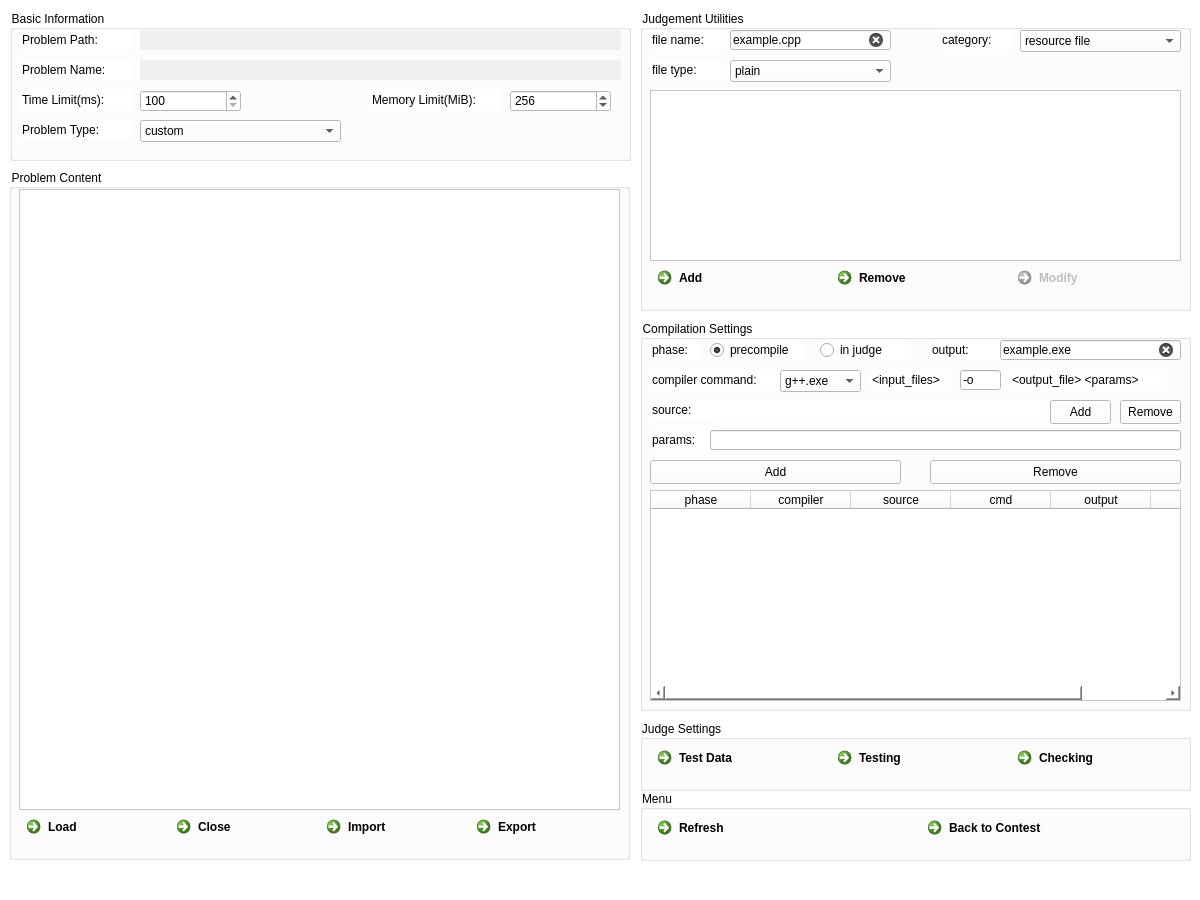
<?xml version="1.0" encoding="UTF-8"?>
<ui version="4.0">
 <class>ProblemEditor</class>
 <widget class="QMainWindow" name="ProblemEditor">
  <property name="geometry">
   <rect>
    <x>0</x>
    <y>0</y>
    <width>1200</width>
    <height>900</height>
   </rect>
  </property>
  <property name="sizePolicy">
   <sizepolicy hsizetype="Preferred" vsizetype="Preferred">
    <horstretch>0</horstretch>
    <verstretch>0</verstretch>
   </sizepolicy>
  </property>
  <property name="minimumSize">
   <size>
    <width>1200</width>
    <height>900</height>
   </size>
  </property>
  <property name="maximumSize">
   <size>
    <width>1200</width>
    <height>900</height>
   </size>
  </property>
  <property name="windowTitle">
   <string>Problem Editor</string>
  </property>
  <property name="windowIcon">
   <iconset theme="QIcon::ThemeIcon::MailMessageNew"/>
  </property>
  <property name="styleSheet">
   <string notr="true">background-color: rgb(255, 255, 255);</string>
  </property>
  <widget class="QWidget" name="centralwidget">
   <widget class="QGroupBox" name="basicinfobox">
    <property name="geometry">
     <rect>
      <x>10</x>
      <y>10</y>
      <width>621</width>
      <height>151</height>
     </rect>
    </property>
    <property name="title">
     <string>Basic Information</string>
    </property>
    <widget class="QLineEdit" name="probpath">
     <property name="enabled">
      <bool>false</bool>
     </property>
     <property name="geometry">
      <rect>
       <x>10</x>
       <y>20</y>
       <width>113</width>
       <height>20</height>
      </rect>
     </property>
     <property name="autoFillBackground">
      <bool>false</bool>
     </property>
     <property name="styleSheet">
      <string notr="true">color: rgb(0, 0, 0);</string>
     </property>
     <property name="text">
      <string>Problem Path:</string>
     </property>
     <property name="frame">
      <bool>false</bool>
     </property>
     <property name="readOnly">
      <bool>true</bool>
     </property>
    </widget>
    <widget class="QLineEdit" name="probpathtext">
     <property name="enabled">
      <bool>true</bool>
     </property>
     <property name="geometry">
      <rect>
       <x>130</x>
       <y>20</y>
       <width>481</width>
       <height>20</height>
      </rect>
     </property>
     <property name="autoFillBackground">
      <bool>false</bool>
     </property>
     <property name="styleSheet">
      <string notr="true">background-color: rgb(240, 240, 240);</string>
     </property>
     <property name="frame">
      <bool>false</bool>
     </property>
     <property name="readOnly">
      <bool>true</bool>
     </property>
    </widget>
    <widget class="QLineEdit" name="probname">
     <property name="enabled">
      <bool>false</bool>
     </property>
     <property name="geometry">
      <rect>
       <x>10</x>
       <y>50</y>
       <width>113</width>
       <height>20</height>
      </rect>
     </property>
     <property name="autoFillBackground">
      <bool>false</bool>
     </property>
     <property name="styleSheet">
      <string notr="true">color: rgb(0, 0, 0);</string>
     </property>
     <property name="text">
      <string>Problem Name:</string>
     </property>
     <property name="frame">
      <bool>false</bool>
     </property>
     <property name="readOnly">
      <bool>true</bool>
     </property>
    </widget>
    <widget class="QLineEdit" name="probnametext">
     <property name="enabled">
      <bool>true</bool>
     </property>
     <property name="geometry">
      <rect>
       <x>130</x>
       <y>50</y>
       <width>481</width>
       <height>20</height>
      </rect>
     </property>
     <property name="autoFillBackground">
      <bool>false</bool>
     </property>
     <property name="styleSheet">
      <string notr="true">background-color: rgb(240, 240, 240);</string>
     </property>
     <property name="text">
      <string/>
     </property>
     <property name="frame">
      <bool>false</bool>
     </property>
     <property name="readOnly">
      <bool>true</bool>
     </property>
    </widget>
    <widget class="QLineEdit" name="timelim">
     <property name="enabled">
      <bool>false</bool>
     </property>
     <property name="geometry">
      <rect>
       <x>10</x>
       <y>80</y>
       <width>111</width>
       <height>20</height>
      </rect>
     </property>
     <property name="autoFillBackground">
      <bool>false</bool>
     </property>
     <property name="styleSheet">
      <string notr="true">color: rgb(0, 0, 0);</string>
     </property>
     <property name="text">
      <string>Time Limit(ms):</string>
     </property>
     <property name="frame">
      <bool>false</bool>
     </property>
     <property name="readOnly">
      <bool>true</bool>
     </property>
    </widget>
    <widget class="QLineEdit" name="memlim">
     <property name="enabled">
      <bool>false</bool>
     </property>
     <property name="geometry">
      <rect>
       <x>360</x>
       <y>80</y>
       <width>131</width>
       <height>20</height>
      </rect>
     </property>
     <property name="autoFillBackground">
      <bool>false</bool>
     </property>
     <property name="styleSheet">
      <string notr="true">color: rgb(0, 0, 0);</string>
     </property>
     <property name="text">
      <string>Memory Limit(MiB):</string>
     </property>
     <property name="frame">
      <bool>false</bool>
     </property>
     <property name="readOnly">
      <bool>true</bool>
     </property>
    </widget>
    <widget class="QLineEdit" name="probtype">
     <property name="enabled">
      <bool>false</bool>
     </property>
     <property name="geometry">
      <rect>
       <x>10</x>
       <y>110</y>
       <width>111</width>
       <height>20</height>
      </rect>
     </property>
     <property name="autoFillBackground">
      <bool>false</bool>
     </property>
     <property name="styleSheet">
      <string notr="true">color: rgb(0, 0, 0);</string>
     </property>
     <property name="text">
      <string>Problem Type:</string>
     </property>
     <property name="frame">
      <bool>false</bool>
     </property>
     <property name="readOnly">
      <bool>true</bool>
     </property>
    </widget>
    <widget class="QComboBox" name="probtypecombo">
     <property name="geometry">
      <rect>
       <x>130</x>
       <y>110</y>
       <width>201</width>
       <height>22</height>
      </rect>
     </property>
     <item>
      <property name="text">
       <string>custom</string>
      </property>
     </item>
     <item>
      <property name="text">
       <string>traditional</string>
      </property>
     </item>
     <item>
      <property name="text">
       <string>submit_answer</string>
      </property>
     </item>
     <item>
      <property name="text">
       <string>fill_in</string>
      </property>
     </item>
     <item>
      <property name="text">
       <string>interactive</string>
      </property>
     </item>
     <item>
      <property name="text">
       <string>communicative</string>
      </property>
     </item>
    </widget>
    <widget class="QSpinBox" name="tlspinbox">
     <property name="geometry">
      <rect>
       <x>130</x>
       <y>80</y>
       <width>101</width>
       <height>22</height>
      </rect>
     </property>
     <property name="minimum">
      <number>100</number>
     </property>
     <property name="maximum">
      <number>20000</number>
     </property>
     <property name="singleStep">
      <number>100</number>
     </property>
    </widget>
    <widget class="QSpinBox" name="mlspinbox">
     <property name="geometry">
      <rect>
       <x>500</x>
       <y>80</y>
       <width>101</width>
       <height>22</height>
      </rect>
     </property>
     <property name="minimum">
      <number>4</number>
     </property>
     <property name="maximum">
      <number>4096</number>
     </property>
     <property name="singleStep">
      <number>16</number>
     </property>
     <property name="value">
      <number>256</number>
     </property>
    </widget>
   </widget>
   <widget class="QGroupBox" name="menubox">
    <property name="geometry">
     <rect>
      <x>640</x>
      <y>790</y>
      <width>551</width>
      <height>71</height>
     </rect>
    </property>
    <property name="title">
     <string>Menu</string>
    </property>
    <widget class="QCommandLinkButton" name="backbtn">
     <property name="geometry">
      <rect>
       <x>280</x>
       <y>20</y>
       <width>261</width>
       <height>41</height>
      </rect>
     </property>
     <property name="text">
      <string>Back to Contest</string>
     </property>
     <property name="icon">
      <iconset theme="QIcon::ThemeIcon::GoPrevious"/>
     </property>
    </widget>
    <widget class="QCommandLinkButton" name="refreshbtn">
     <property name="geometry">
      <rect>
       <x>10</x>
       <y>20</y>
       <width>261</width>
       <height>41</height>
      </rect>
     </property>
     <property name="text">
      <string>Refresh</string>
     </property>
     <property name="icon">
      <iconset theme="QIcon::ThemeIcon::ViewRefresh"/>
     </property>
    </widget>
   </widget>
   <widget class="QGroupBox" name="contentbox">
    <property name="geometry">
     <rect>
      <x>9</x>
      <y>169</y>
      <width>621</width>
      <height>691</height>
     </rect>
    </property>
    <property name="title">
     <string>Problem Content</string>
    </property>
    <widget class="QScrollArea" name="pdfarea">
     <property name="geometry">
      <rect>
       <x>10</x>
       <y>20</y>
       <width>601</width>
       <height>621</height>
      </rect>
     </property>
     <property name="widgetResizable">
      <bool>true</bool>
     </property>
     <widget class="QWidget" name="scrollAreaWidgetContents">
      <property name="geometry">
       <rect>
        <x>0</x>
        <y>0</y>
        <width>599</width>
        <height>619</height>
       </rect>
      </property>
     </widget>
    </widget>
    <widget class="QCommandLinkButton" name="importpdfbtn">
     <property name="geometry">
      <rect>
       <x>310</x>
       <y>640</y>
       <width>151</width>
       <height>41</height>
      </rect>
     </property>
     <property name="text">
      <string>Import</string>
     </property>
     <property name="icon">
      <iconset theme="QIcon::ThemeIcon::DocumentOpen"/>
     </property>
    </widget>
    <widget class="QCommandLinkButton" name="exportpdfbtn">
     <property name="geometry">
      <rect>
       <x>460</x>
       <y>640</y>
       <width>151</width>
       <height>41</height>
      </rect>
     </property>
     <property name="text">
      <string>Export</string>
     </property>
     <property name="icon">
      <iconset theme="QIcon::ThemeIcon::FolderOpen"/>
     </property>
    </widget>
    <widget class="QCommandLinkButton" name="loadpdfbtn">
     <property name="geometry">
      <rect>
       <x>10</x>
       <y>640</y>
       <width>151</width>
       <height>41</height>
      </rect>
     </property>
     <property name="text">
      <string>Load</string>
     </property>
     <property name="icon">
      <iconset theme="QIcon::ThemeIcon::DocumentPageSetup"/>
     </property>
    </widget>
    <widget class="QCommandLinkButton" name="closepdfbtn">
     <property name="geometry">
      <rect>
       <x>160</x>
       <y>640</y>
       <width>151</width>
       <height>41</height>
      </rect>
     </property>
     <property name="text">
      <string>Close</string>
     </property>
     <property name="icon">
      <iconset theme="QIcon::ThemeIcon::ApplicationExit"/>
     </property>
    </widget>
   </widget>
   <widget class="QGroupBox" name="jutilsbox">
    <property name="geometry">
     <rect>
      <x>640</x>
      <y>10</y>
      <width>551</width>
      <height>301</height>
     </rect>
    </property>
    <property name="title">
     <string>Judgement Utilities</string>
    </property>
    <widget class="QListWidget" name="jutilswid">
     <property name="geometry">
      <rect>
       <x>10</x>
       <y>80</y>
       <width>531</width>
       <height>171</height>
      </rect>
     </property>
     <property name="editTriggers">
      <set>QAbstractItemView::EditTrigger::NoEditTriggers</set>
     </property>
     <property name="selectionBehavior">
      <enum>QAbstractItemView::SelectionBehavior::SelectRows</enum>
     </property>
    </widget>
    <widget class="QLineEdit" name="filename">
     <property name="enabled">
      <bool>false</bool>
     </property>
     <property name="geometry">
      <rect>
       <x>10</x>
       <y>20</y>
       <width>71</width>
       <height>20</height>
      </rect>
     </property>
     <property name="focusPolicy">
      <enum>Qt::FocusPolicy::StrongFocus</enum>
     </property>
     <property name="autoFillBackground">
      <bool>false</bool>
     </property>
     <property name="styleSheet">
      <string notr="true">color: rgb(0, 0, 0);</string>
     </property>
     <property name="text">
      <string>file name:</string>
     </property>
     <property name="frame">
      <bool>false</bool>
     </property>
     <property name="readOnly">
      <bool>true</bool>
     </property>
    </widget>
    <widget class="QLineEdit" name="filenametext">
     <property name="geometry">
      <rect>
       <x>90</x>
       <y>20</y>
       <width>161</width>
       <height>20</height>
      </rect>
     </property>
     <property name="inputMask">
      <string notr="true"/>
     </property>
     <property name="text">
      <string>example.cpp</string>
     </property>
     <property name="clearButtonEnabled">
      <bool>true</bool>
     </property>
    </widget>
    <widget class="QLineEdit" name="filetype">
     <property name="enabled">
      <bool>false</bool>
     </property>
     <property name="geometry">
      <rect>
       <x>10</x>
       <y>50</y>
       <width>71</width>
       <height>20</height>
      </rect>
     </property>
     <property name="focusPolicy">
      <enum>Qt::FocusPolicy::StrongFocus</enum>
     </property>
     <property name="autoFillBackground">
      <bool>false</bool>
     </property>
     <property name="styleSheet">
      <string notr="true">color: rgb(0, 0, 0);</string>
     </property>
     <property name="text">
      <string>file type:</string>
     </property>
     <property name="frame">
      <bool>false</bool>
     </property>
     <property name="readOnly">
      <bool>true</bool>
     </property>
    </widget>
    <widget class="QComboBox" name="filetypecombo">
     <property name="geometry">
      <rect>
       <x>90</x>
       <y>50</y>
       <width>161</width>
       <height>22</height>
      </rect>
     </property>
     <property name="frame">
      <bool>true</bool>
     </property>
     <item>
      <property name="text">
       <string>plain</string>
      </property>
     </item>
     <item>
      <property name="text">
       <string>code</string>
      </property>
     </item>
     <item>
      <property name="text">
       <string>template</string>
      </property>
     </item>
     <item>
      <property name="text">
       <string>snippet</string>
      </property>
     </item>
    </widget>
    <widget class="QLineEdit" name="category">
     <property name="enabled">
      <bool>false</bool>
     </property>
     <property name="geometry">
      <rect>
       <x>300</x>
       <y>20</y>
       <width>71</width>
       <height>20</height>
      </rect>
     </property>
     <property name="focusPolicy">
      <enum>Qt::FocusPolicy::StrongFocus</enum>
     </property>
     <property name="autoFillBackground">
      <bool>false</bool>
     </property>
     <property name="styleSheet">
      <string notr="true">color: rgb(0, 0, 0);</string>
     </property>
     <property name="text">
      <string>category:</string>
     </property>
     <property name="frame">
      <bool>false</bool>
     </property>
     <property name="readOnly">
      <bool>true</bool>
     </property>
    </widget>
    <widget class="QComboBox" name="categorycombo">
     <property name="geometry">
      <rect>
       <x>380</x>
       <y>20</y>
       <width>161</width>
       <height>22</height>
      </rect>
     </property>
     <item>
      <property name="text">
       <string>resource file</string>
      </property>
     </item>
     <item>
      <property name="text">
       <string>test data</string>
      </property>
     </item>
     <item>
      <property name="text">
       <string>participant submission</string>
      </property>
     </item>
     <item>
      <property name="text">
       <string>built-in file</string>
      </property>
     </item>
    </widget>
    <widget class="QCommandLinkButton" name="jutilsaddbtn">
     <property name="geometry">
      <rect>
       <x>10</x>
       <y>250</y>
       <width>171</width>
       <height>41</height>
      </rect>
     </property>
     <property name="text">
      <string>Add</string>
     </property>
     <property name="icon">
      <iconset theme="QIcon::ThemeIcon::ListAdd"/>
     </property>
    </widget>
    <widget class="QCommandLinkButton" name="jutilsrembtn">
     <property name="geometry">
      <rect>
       <x>190</x>
       <y>250</y>
       <width>171</width>
       <height>41</height>
      </rect>
     </property>
     <property name="text">
      <string>Remove</string>
     </property>
     <property name="icon">
      <iconset theme="QIcon::ThemeIcon::ListRemove"/>
     </property>
    </widget>
    <widget class="QCommandLinkButton" name="jutilsmodbtn">
     <property name="enabled">
      <bool>false</bool>
     </property>
     <property name="geometry">
      <rect>
       <x>370</x>
       <y>250</y>
       <width>171</width>
       <height>41</height>
      </rect>
     </property>
     <property name="text">
      <string>Modify</string>
     </property>
     <property name="icon">
      <iconset theme="QIcon::ThemeIcon::DocumentSaveAs"/>
     </property>
    </widget>
   </widget>
   <widget class="QGroupBox" name="cplsettingbox">
    <property name="geometry">
     <rect>
      <x>640</x>
      <y>320</y>
      <width>551</width>
      <height>391</height>
     </rect>
    </property>
    <property name="title">
     <string>Compilation Settings</string>
    </property>
    <widget class="QLineEdit" name="phase">
     <property name="enabled">
      <bool>false</bool>
     </property>
     <property name="geometry">
      <rect>
       <x>10</x>
       <y>20</y>
       <width>51</width>
       <height>20</height>
      </rect>
     </property>
     <property name="focusPolicy">
      <enum>Qt::FocusPolicy::StrongFocus</enum>
     </property>
     <property name="autoFillBackground">
      <bool>false</bool>
     </property>
     <property name="styleSheet">
      <string notr="true">color: rgb(0, 0, 0);</string>
     </property>
     <property name="text">
      <string>phase:</string>
     </property>
     <property name="frame">
      <bool>false</bool>
     </property>
     <property name="readOnly">
      <bool>true</bool>
     </property>
    </widget>
    <widget class="QLineEdit" name="cplcmd">
     <property name="enabled">
      <bool>false</bool>
     </property>
     <property name="geometry">
      <rect>
       <x>10</x>
       <y>50</y>
       <width>131</width>
       <height>20</height>
      </rect>
     </property>
     <property name="focusPolicy">
      <enum>Qt::FocusPolicy::StrongFocus</enum>
     </property>
     <property name="autoFillBackground">
      <bool>false</bool>
     </property>
     <property name="styleSheet">
      <string notr="true">color: rgb(0, 0, 0);</string>
     </property>
     <property name="text">
      <string>compiler command:</string>
     </property>
     <property name="frame">
      <bool>false</bool>
     </property>
     <property name="readOnly">
      <bool>true</bool>
     </property>
    </widget>
    <widget class="QComboBox" name="cplcmdbox">
     <property name="geometry">
      <rect>
       <x>140</x>
       <y>50</y>
       <width>81</width>
       <height>22</height>
      </rect>
     </property>
     <property name="currentText">
      <string notr="true">g++.exe</string>
     </property>
     <item>
      <property name="text">
       <string notr="true">g++.exe</string>
      </property>
     </item>
     <item>
      <property name="text">
       <string notr="true">gcc.exe</string>
      </property>
     </item>
    </widget>
    <widget class="QRadioButton" name="phaserbtn">
     <property name="geometry">
      <rect>
       <x>70</x>
       <y>20</y>
       <width>95</width>
       <height>20</height>
      </rect>
     </property>
     <property name="text">
      <string>precompile</string>
     </property>
     <property name="checked">
      <bool>true</bool>
     </property>
    </widget>
    <widget class="QRadioButton" name="phaserbtn_2">
     <property name="geometry">
      <rect>
       <x>180</x>
       <y>20</y>
       <width>91</width>
       <height>20</height>
      </rect>
     </property>
     <property name="text">
      <string>in judge</string>
     </property>
    </widget>
    <widget class="QLineEdit" name="cmdhint">
     <property name="enabled">
      <bool>false</bool>
     </property>
     <property name="geometry">
      <rect>
       <x>230</x>
       <y>50</y>
       <width>81</width>
       <height>20</height>
      </rect>
     </property>
     <property name="focusPolicy">
      <enum>Qt::FocusPolicy::StrongFocus</enum>
     </property>
     <property name="autoFillBackground">
      <bool>false</bool>
     </property>
     <property name="styleSheet">
      <string notr="true">color: rgb(0, 0, 0);</string>
     </property>
     <property name="inputMask">
      <string notr="true"/>
     </property>
     <property name="text">
      <string>&lt;input_files&gt;</string>
     </property>
     <property name="frame">
      <bool>false</bool>
     </property>
     <property name="readOnly">
      <bool>true</bool>
     </property>
    </widget>
    <widget class="QLineEdit" name="outcmdtext">
     <property name="geometry">
      <rect>
       <x>320</x>
       <y>50</y>
       <width>41</width>
       <height>20</height>
      </rect>
     </property>
     <property name="inputMask">
      <string notr="true"/>
     </property>
     <property name="text">
      <string>-o</string>
     </property>
    </widget>
    <widget class="QLineEdit" name="cmdhint2">
     <property name="enabled">
      <bool>false</bool>
     </property>
     <property name="geometry">
      <rect>
       <x>370</x>
       <y>50</y>
       <width>151</width>
       <height>20</height>
      </rect>
     </property>
     <property name="focusPolicy">
      <enum>Qt::FocusPolicy::StrongFocus</enum>
     </property>
     <property name="autoFillBackground">
      <bool>false</bool>
     </property>
     <property name="styleSheet">
      <string notr="true">color: rgb(0, 0, 0);</string>
     </property>
     <property name="inputMask">
      <string notr="true"/>
     </property>
     <property name="text">
      <string>&lt;output_file&gt; &lt;params&gt;</string>
     </property>
     <property name="frame">
      <bool>false</bool>
     </property>
     <property name="readOnly">
      <bool>true</bool>
     </property>
    </widget>
    <widget class="QLineEdit" name="output">
     <property name="enabled">
      <bool>false</bool>
     </property>
     <property name="geometry">
      <rect>
       <x>290</x>
       <y>20</y>
       <width>71</width>
       <height>20</height>
      </rect>
     </property>
     <property name="focusPolicy">
      <enum>Qt::FocusPolicy::StrongFocus</enum>
     </property>
     <property name="autoFillBackground">
      <bool>false</bool>
     </property>
     <property name="styleSheet">
      <string notr="true">color: rgb(0, 0, 0);</string>
     </property>
     <property name="text">
      <string>output:</string>
     </property>
     <property name="frame">
      <bool>false</bool>
     </property>
     <property name="readOnly">
      <bool>true</bool>
     </property>
    </widget>
    <widget class="QLineEdit" name="outfnametext">
     <property name="geometry">
      <rect>
       <x>360</x>
       <y>20</y>
       <width>181</width>
       <height>20</height>
      </rect>
     </property>
     <property name="inputMask">
      <string notr="true"/>
     </property>
     <property name="text">
      <string>example.exe</string>
     </property>
     <property name="clearButtonEnabled">
      <bool>true</bool>
     </property>
    </widget>
    <widget class="QLineEdit" name="src">
     <property name="enabled">
      <bool>false</bool>
     </property>
     <property name="geometry">
      <rect>
       <x>10</x>
       <y>80</y>
       <width>61</width>
       <height>20</height>
      </rect>
     </property>
     <property name="focusPolicy">
      <enum>Qt::FocusPolicy::StrongFocus</enum>
     </property>
     <property name="autoFillBackground">
      <bool>false</bool>
     </property>
     <property name="styleSheet">
      <string notr="true">color: rgb(0, 0, 0);</string>
     </property>
     <property name="text">
      <string>source:</string>
     </property>
     <property name="frame">
      <bool>false</bool>
     </property>
     <property name="readOnly">
      <bool>true</bool>
     </property>
    </widget>
    <widget class="QLineEdit" name="params">
     <property name="enabled">
      <bool>false</bool>
     </property>
     <property name="geometry">
      <rect>
       <x>10</x>
       <y>110</y>
       <width>61</width>
       <height>20</height>
      </rect>
     </property>
     <property name="focusPolicy">
      <enum>Qt::FocusPolicy::StrongFocus</enum>
     </property>
     <property name="autoFillBackground">
      <bool>false</bool>
     </property>
     <property name="styleSheet">
      <string notr="true">color: rgb(0, 0, 0);</string>
     </property>
     <property name="text">
      <string>params:</string>
     </property>
     <property name="frame">
      <bool>false</bool>
     </property>
     <property name="readOnly">
      <bool>true</bool>
     </property>
    </widget>
    <widget class="QLineEdit" name="paramtext">
     <property name="geometry">
      <rect>
       <x>70</x>
       <y>110</y>
       <width>471</width>
       <height>20</height>
      </rect>
     </property>
     <property name="clearButtonEnabled">
      <bool>true</bool>
     </property>
    </widget>
    <widget class="QWidget" name="horizontalLayoutWidget">
     <property name="geometry">
      <rect>
       <x>70</x>
       <y>80</y>
       <width>331</width>
       <height>23</height>
      </rect>
     </property>
     <layout class="QHBoxLayout" name="srchlayout">
      <property name="sizeConstraint">
       <enum>QLayout::SizeConstraint::SetMinimumSize</enum>
      </property>
     </layout>
    </widget>
    <widget class="QPushButton" name="cplsetrembtn">
     <property name="geometry">
      <rect>
       <x>290</x>
       <y>140</y>
       <width>251</width>
       <height>24</height>
      </rect>
     </property>
     <property name="text">
      <string>Remove</string>
     </property>
    </widget>
    <widget class="QPushButton" name="cplsetaddbtn">
     <property name="geometry">
      <rect>
       <x>10</x>
       <y>140</y>
       <width>251</width>
       <height>24</height>
      </rect>
     </property>
     <property name="text">
      <string>Add</string>
     </property>
    </widget>
    <widget class="QPushButton" name="srcrembtn">
     <property name="geometry">
      <rect>
       <x>480</x>
       <y>80</y>
       <width>61</width>
       <height>24</height>
      </rect>
     </property>
     <property name="text">
      <string>Remove</string>
     </property>
    </widget>
    <widget class="QPushButton" name="srcaddbtn">
     <property name="geometry">
      <rect>
       <x>410</x>
       <y>80</y>
       <width>61</width>
       <height>24</height>
      </rect>
     </property>
     <property name="text">
      <string>Add</string>
     </property>
    </widget>
    <widget class="QTableWidget" name="cplsettabwid">
     <property name="geometry">
      <rect>
       <x>10</x>
       <y>170</y>
       <width>531</width>
       <height>211</height>
      </rect>
     </property>
     <property name="rowCount">
      <number>0</number>
     </property>
     <property name="columnCount">
      <number>6</number>
     </property>
     <attribute name="horizontalHeaderCascadingSectionResizes">
      <bool>true</bool>
     </attribute>
     <attribute name="horizontalHeaderStretchLastSection">
      <bool>true</bool>
     </attribute>
     <column>
      <property name="text">
       <string>phase</string>
      </property>
     </column>
     <column>
      <property name="text">
       <string>compiler</string>
      </property>
     </column>
     <column>
      <property name="text">
       <string>source</string>
      </property>
     </column>
     <column>
      <property name="text">
       <string>cmd</string>
      </property>
     </column>
     <column>
      <property name="text">
       <string>output</string>
      </property>
     </column>
     <column>
      <property name="text">
       <string>params</string>
      </property>
     </column>
    </widget>
   </widget>
   <widget class="QGroupBox" name="JudgeSettingBox">
    <property name="geometry">
     <rect>
      <x>640</x>
      <y>720</y>
      <width>551</width>
      <height>71</height>
     </rect>
    </property>
    <property name="title">
     <string>Judge Settings</string>
    </property>
    <widget class="QCommandLinkButton" name="TestSettingBTN">
     <property name="geometry">
      <rect>
       <x>190</x>
       <y>20</y>
       <width>171</width>
       <height>41</height>
      </rect>
     </property>
     <property name="text">
      <string>Testing</string>
     </property>
     <property name="icon">
      <iconset theme="QIcon::ThemeIcon::SyncSynchronizing"/>
     </property>
    </widget>
    <widget class="QCommandLinkButton" name="CheckSettingBTN">
     <property name="geometry">
      <rect>
       <x>370</x>
       <y>20</y>
       <width>171</width>
       <height>41</height>
      </rect>
     </property>
     <property name="text">
      <string>Checking</string>
     </property>
     <property name="icon">
      <iconset theme="QIcon::ThemeIcon::EditFind"/>
     </property>
    </widget>
    <widget class="QCommandLinkButton" name="TestDataBTN">
     <property name="enabled">
      <bool>true</bool>
     </property>
     <property name="geometry">
      <rect>
       <x>10</x>
       <y>20</y>
       <width>171</width>
       <height>41</height>
      </rect>
     </property>
     <property name="text">
      <string>Test Data</string>
     </property>
     <property name="icon">
      <iconset theme="QIcon::ThemeIcon::DocumentProperties"/>
     </property>
    </widget>
   </widget>
  </widget>
  <widget class="QStatusBar" name="statusbar"/>
 </widget>
 <resources/>
 <connections/>
</ui>
